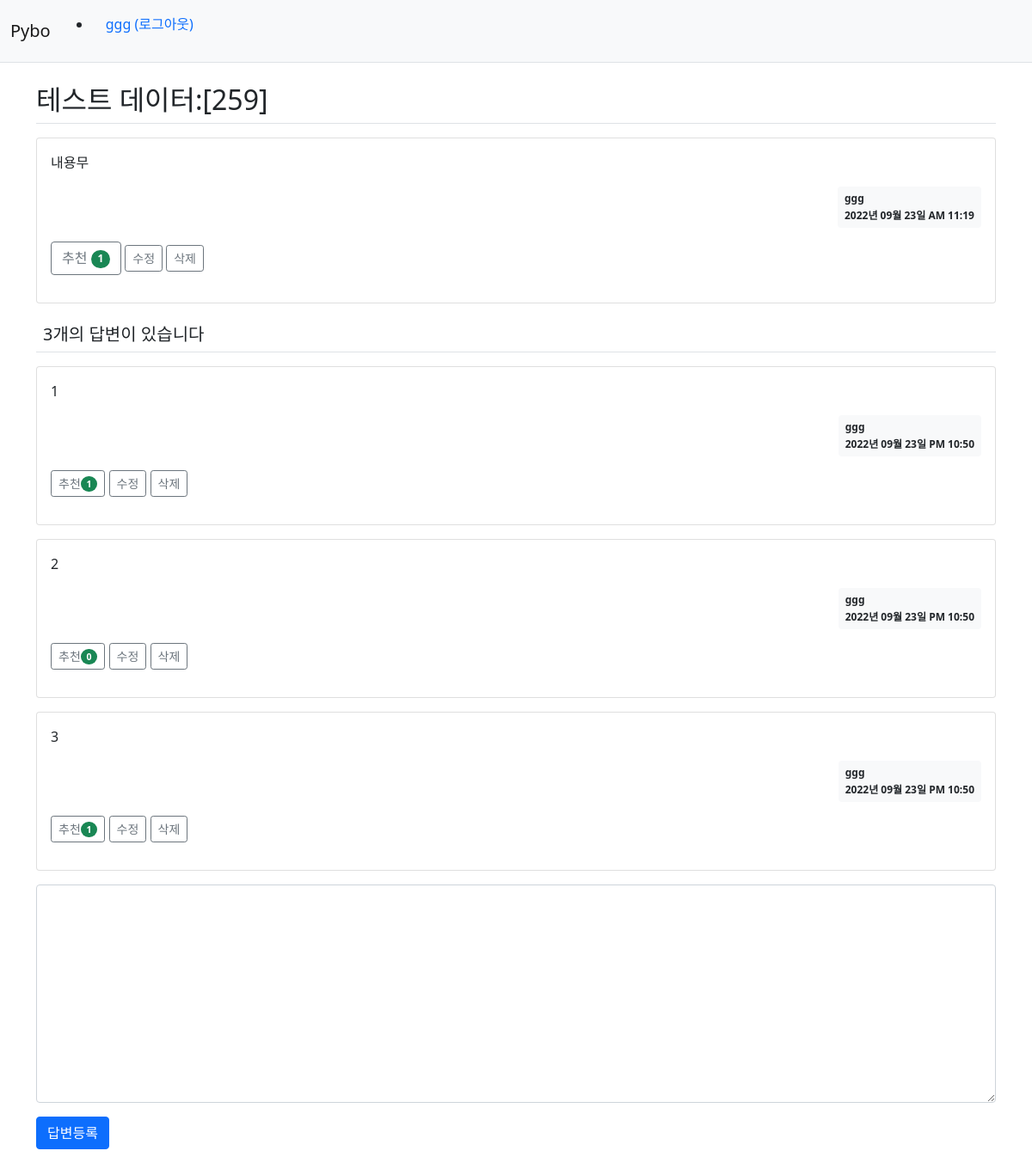
The page /question/detail/263 (signed in) on the database its author committed.
### pybo/models.py (models this page shows)
class User(db.Model):
    id = db.Column(db.Integer, primary_key=True)
    username = db.Column(db.String(150), unique=True, nullable=False)
    password = db.Column(db.String(200), nullable=False)
    email = db.Column(db.String(120), unique=True, nullable=False)

class Question(db.Model):
    id = db.Column(db.Integer, primary_key=True)
    subject = db.Column(db.String(200), nullable=False)
    content = db.Column(db.Text(), nullable=False)
    create_date = db.Column(db.DateTime(), nullable=False)
    user_id = db.Column(db.Integer, db.ForeignKey('user.id', ondelete='CASCADE'), nullable=False)
    user = db.relationship("User", backref=db.backref('question_set'))
    modify_date = db.Column(db.DateTime(), nullable=True)
    voter = db.relationship("User", secondary=question_voter, backref=db.backref('question_voter_set'))

class Answer(db.Model):
    id = db.Column(db.Integer, primary_key=True)
    question_id = db.Column(db.Integer, db.ForeignKey('question.id', ondelete='CASCADE'))
    question = db.relationship('Question', backref=db.backref('answer_set'))
    content = db.Column(db.Text(), nullable=False)
    create_date = db.Column(db.DateTime(), nullable=False)
    user_id = db.Column(db.Integer, db.ForeignKey('user.id', ondelete='CASCADE'), nullable=False)
    user = db.relationship("User", backref=db.backref('answer_set'))
    modify_date = db.Column(db.DateTime(), nullable=True)
    voter = db.relationship("User", secondary=answer_voter, backref=db.backref('answer_voter_set'))

### pybo/views/question_views.py (the view)
@bp.route("/detail/<int:question_id>")
def detail(question_id):
    form = AnswerForm()
    question = Question.query.get_or_404(question_id)
    return render_template("question/question_detail.html", question=question, form=form)

### pybo/forms.py
class AnswerForm(FlaskForm):
    content = TextAreaField("내용", validators=[DataRequired("내용을 입력하세요")])

### pybo/filter.py (called while the page is built)
def format_datetime(value, fmt="%Y년 %m월 %d일 %p %I:%M"):
    return value.strftime(fmt)

### pybo/views/auth_views.py (called while the page is built)
@bp.before_app_request  # 라우팅함수보다 항상 먼저 실행됨 *모든 라우팅 함수보다 먼저 실행 모든 모든
def load_logged_user():
    user_id = session.get('user_id')
    if user_id is None:
        g.user = None
    else:
        g.user = User.query.get(user_id)

### pybo/templates/question/question_detail.html (shortened to what this page needs)
{% extends 'base.html' %}
{% block content %}
<div class="container my-3">
    <h2 class="border-bottom py-2">{{ question.subject}}</h2>
    <div class="card my-3">
        <div class="card-body">
            <div class="card-text">{{ question.content | markdown }}</div>
            <div class="d-flex justify-content-end">
                <div class="badge bg-light text-dark p-2 text-start">
                    <div class="mb-2">{{ question.user.username}}</div>
                    <div>{{ question.create_date | datetime}}</div>
                </div>
            </div>
            <div class="my-3">
                <a href="javascript:void(0)" data-uri="{{ url_for('question.vote', question_id=question.id) }}" class="recommend btn bnt-sm btn-outline-secondary">추천
                    <span class="badge rounded-pill bg-success">{{ question.voter|length}}</span>
                </a>
                {% if g.user == question.user %}
                <a href="{{ url_for('question.modify', question_id=question.id) }}"
                    class="btn btn-sm btn-outline-secondary">수정</a>
                <a href="javascript:void(0)" class="delete btn btn-sm btn-outline-secondary"
                    data-uri="{{ url_for('question.delete', question_id=question.id) }}">삭제</a>
                {% endif %}
            </div>
        </div>
    </div>
    <h5 class="border-bottom my-3 p-2">{{ question.answer_set | length }}개의 답변이 있습니다</h5>
    {% for answer in question.answer_set %}
    <div class="card my-3">
        <div class="card-body">
            <div class="card-text">{{ answer.content | markdown }}</div>
            <div class="d-flex justify-content-end">
                <div class="badge bg-light text-dark p-2 text-start">
                    <div class="mb-2">{{ answer.user.username }}</div>
                    <div>{{ answer.create_date | datetime }}</div>
                </div>
            </div>
            <div class="my-3">
                <a href="javascript:void(0)" data-uri="{{ url_for('answer.vote', answer_id=answer.id) }}" class="recommend btn btn-sm btn-outline-secondary">추천<span class="badge rounded-pill bg-success">{{ answer.voter|length}}</span></a>
                {% if g.user == answer.user %}
                <a href="{{ url_for('answer.modify', answer_id=answer.id) }}"
                    class="btn btn-sm btn-outline-secondary">수정</a>
                <a href="#" class="delete btn btn-sm btn-outline-secondary"
                    data-uri="{{ url_for('answer.delete', answer_id=answer.id) }}">삭제</a>
                {% endif %}
            </div>
        </div>
    </div>
    {% endfor %}
    <form action="{{ url_for('answer.create', question_id=question.id) }}" method="post" class="my-3">
        <div class="mb-3">
            <textarea {% if not g.user %} disabled {% endif %} name="content" id="content" rows="10"
                class="form-control"></textarea>
        </div>
        <input type="submit" value="답변등록" class="btn btn-primary">
    </form>
</div>
{% endblock %}

### pybo/templates/navbar.html (shortened to what this page needs)
<nav class="navbar navbar-expand-lg navbar-light bg-light border-bottom">
    <div class="container-fluid">
        <a class="navbar-brand" href="{{ url_for('main.index') }}">Pybo</a>
        <div class="collapse navbar-collapse" id="navbarSupportedContent">
            {% if g.user %}
                <ul class="nvabar-nav">
                    <li class="navbar-item">
                        <a href="{{ url_for('auth.logout') }}" class="nav-link">{{ g.user.username }} (로그아웃)</a>
                    </li>
                </ul>
            {% endif %}
        </div>
    </div>
</nav>

### rows shown on the page
User: user.username "ggg"
Question: subject "테스트 데이터:[259]", content "내용무", create_date "2022년 09월 23일 AM 11:19"
Answer: content "1", user.username "ggg", create_date "2022년 09월 23일 PM 10:50", voter|length "1"
Answer: content "2", user.username "ggg", create_date "2022년 09월 23일 PM 10:50", voter|length "0"
Answer: content "3", user.username "ggg", create_date "2022년 09월 23일 PM 10:50", voter|length "1"

### other values the page prints
{{ question.voter|length }} "1"
{{ question.answer_set | length }} "3"
